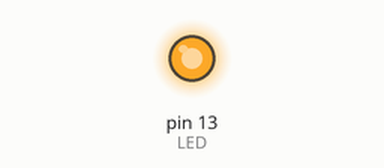
Simulated run of this sketch. Board: Arduino Leonardo, built with avr-gcc and run on an emulated ATmega32U4. Shown: output pins drawn as LEDs (lit = HIGH). What the sketch prints to the serial monitor is not drawn.

Above: at 0.1 s.
Timing chart, 0 to 1.6 s (numbered marks = the images above):
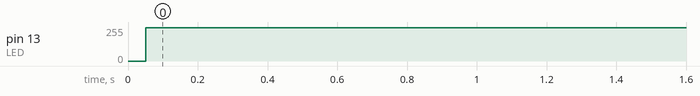

The sketch:

SerialTesting.ino
```cpp
uint32_t sample = 0;

void setup(){
    Serial.begin(11520);
    // Use the pin to clock the duration of Serial communication.
    pinMode(13,OUTPUT);       // LED
    while (!Serial) {
	; // wait for serial port to connect. Needed for Leonardo only
    }
}


void loop() {
    for (uint32_t i=0; ; ++i) {
   digitalWriteFast(13, HIGH); // Start the transfer
       Serial.println(i, HEX);
   digitalWriteFast(13, LOW); // End the transfer

    }
}

void printHex(int value) {
   digitalWriteFast(13, HIGH); // Start the transfer
       Serial.println(value, HEX);
   digitalWriteFast(13, LOW); // End the transfer
}

void sendData(byte *bytes) {
   digitalWriteFast(13, HIGH); // Start the transfer
   Serial.write(bytes, sizeof(uint32_t)); // Transfer the array
   digitalWriteFast(13, LOW); // End the transfer
}
```

Measured:
- by itself, pin 13 (LED): 0/255 → 249/255 at 0.05 s
